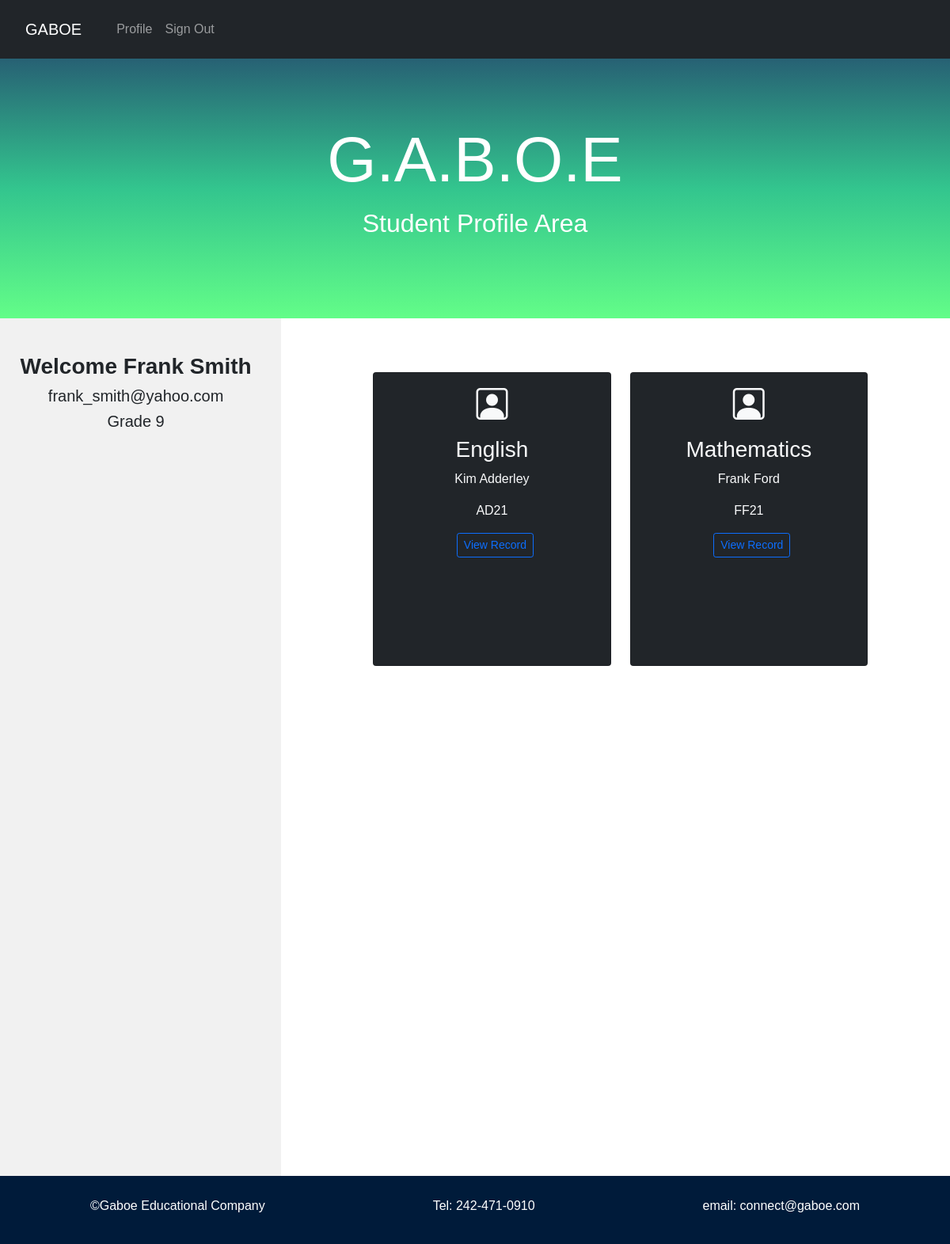
Screenshot of /home (signed in) with the database file from the repository.
### tables this page shows
CREATE TABLE 'student' (id INTEGER, first_name TEXT NOT NULL, last_name TEXT NOT NULL, email TEXT NOT NULL UNIQUE,
              parent TEXT NOT NULL,'parent_email' text NOT NULL, phone_number TEXT NOT NULL,'hash' TEXT NOT NULL,PRIMARY KEY(id));

CREATE TABLE class ( id INTEGER NOT NULL, student_id INTEGER NOT NULL, teacher_id INTEGER NOT NULL, class_code TEXT NOT NULL, class_name TEXT NOT NULL, PRIMARY KEY(id), FOREIGN KEY(teacher_id) REFERENCES teacher(id) ON DELETE CASCADE, FOREIGN KEY(student_id) REFERENCES student(id) ON DELETE CASCADE);

CREATE TABLE teacher (id INTEGER, first_name TEXT NOT NULL, last_name TEXT NOT NULL, email TEXT NOT NULL UNIQUE,
              subject TEXT NOT NULL, hash TEXT NOT NULL, PRIMARY KEY(id));

### application.py (the view)
@app.route("/home", methods=["GET","POST"])
@login_required_student
def student_home():
    current_user = session["student_id"]
    student = db.execute("SELECT * FROM student WHERE id=?", current_user)
    classes = db.execute("""SELECT class_name, class_code, teacher_id, first_name, last_name, class.id FROM class
                            INNER JOIN teacher ON teacher.id = class.teacher_id WHERE student_id = ?""", current_user)
    if classes == []:
        return render_template("student_home.html", student=student, message="Waiting to be placed in class")
    return render_template("student_home.html", student=student, classes=classes)

### helper.py (called while the page is built)
def login_required_student(f):
    @wraps(f)
    def decorated_function(*args, **kwargs):
            if session.get("student_id") is None:
                return redirect("/home")
            return f(*args, **kwargs)
    return decorated_function

### templates/student_home.html (shortened to what this page needs)
{% extends "layout.html" %}
{% block header %}
  <h1>G.A.B.O.E</h1>
  <p> Student Profile Area </p>
{% endblock%}
{% block main %}
  <div class="row">
          <div class="side">
            {% for name in student %}
            <h3 class="text-center mt-4"><b> Welcome {{ name.first_name }} {{name.last_name }}</b></h3>
            <h5 class="text-center">{{ name.email }}</h5>
            <h5 class="text-center mb-5"> Grade 9</h5>
            {% endfor %}
              </div>
           <div class="main">
     <div class="container">
            {% if classes %}
              <section class="p-5">
                  <div class="container">
                    <div class="row text-center">
                  {% for class in classes %}
                    <div class="col-md mb-3">
                    <div class="card bg-dark text-light px-3">
                    <div class="card-body text-center">
                        <div class="h1 mb-3">
                            <i class=" bi bi-person-square"></i>
                        </div>
                        <h3 class="card-title">
                          {{ class.class_name }}
                        </h3>
                        <p class="card-text">
                            {{ class.first_name }} {{class.last_name }}
                        </P>
                        <p class="card-text">
                            {{ class.class_code }}
                        <div class="d-flex flex-row justify-content-center mb-3">
                          <a href="/class_records/{{class.id}}/{{class.teacher_id}}" class="btn btn-outline-primary btn-sm ms-2">View Record</a>
                        </div>
                    </div>
                  </div>
                 </div>
                    {% endfor %}
              </section>
              {% endif %}
              </div>
            </div>
  {% endblock %}

### static/styles.css (style rules this page uses)
* { box-sizing: border-box; }
body { font-family: Arial, Helvetica, sans-serif; margin: 0; }
.header h1 { font-size: 5rem; }
.header p { font-size: 2rem; }
.row { display: -ms-flexbox; display: flex; -ms-flex-wrap: wrap; flex-wrap: wrap; }
.side { -ms-flex: 30%; flex: 30%; background-color: #f1f1f1; padding: 20px; }
.main { -ms-flex: 70%; flex: 70%; background-color: white; padding: 20px; }
a { color: dodgerblue; }
.btn { margin-left:1rem; margin-bottom:6.5rem; }

### rows the page displays
student: first_name "Frank", last_name "Smith", email "frank_smith@yahoo.com"
class: class_name "English", first_name "Kim", last_name "Adderley", class_code "AD21"
class: class_name "Mathematics", first_name "Frank", last_name "Ford", class_code "FF21"
